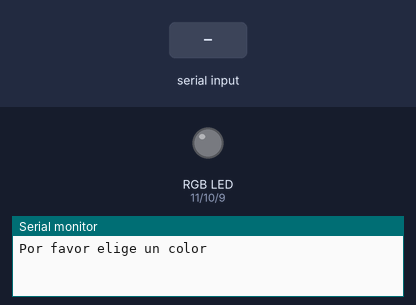
A sketch run on a simulated Arduino Uno, built with avr-gcc and run on an emulated ATmega328P. On the bench: an RGB LED mixed from three pins (HIGH = lit), the last lines printed to the serial monitor. The inputs (shaded band) are chosen by the test bench.

Above: at 1.2 s.
1.3 s: "red" received over Serial
At 2.6 s:
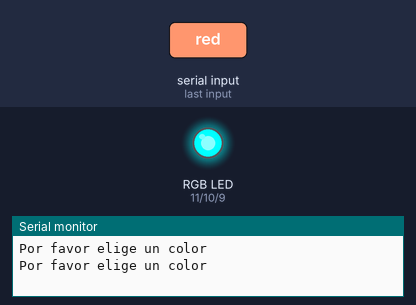
3.8 s: "green" received over Serial
At 5.8 s:
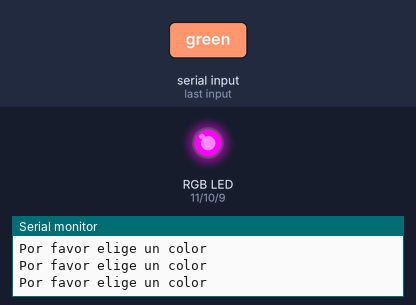
6.3 s: "blue" received over Serial
At 7.7 s:
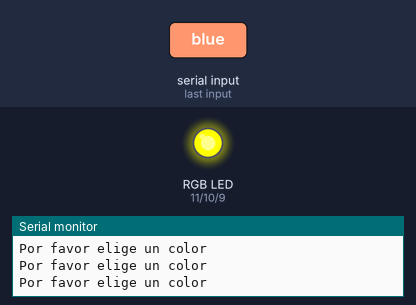
8.8 s: "turquesa" received over Serial
At 10.9 s:
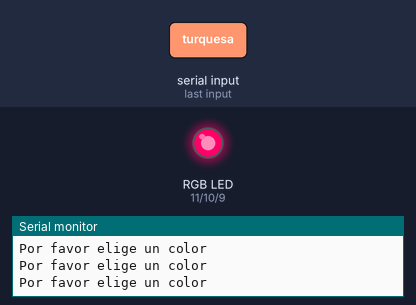
11.3 s: "red" received over Serial
At 12.6 s:
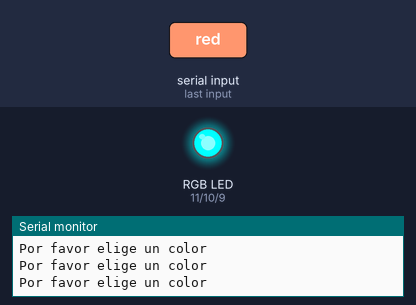
13.8 s: "green" received over Serial
At 15.8 s:
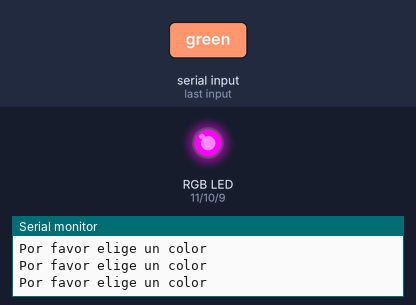
Timing chart, 0 to 17.3 s (numbered marks = the images above; inputs shaded):
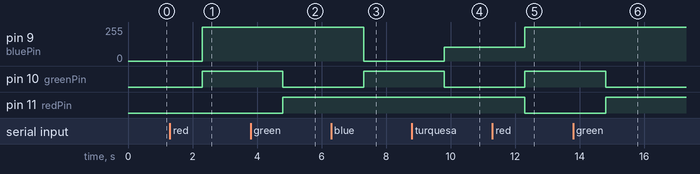

Measured:
- after the input at 1.3 s, pin 9 (bluePin): 0/255 → 255/255 after 1.0 s; pin 10 (greenPin): LOW → HIGH after 1.0 s
- after the input at 3.8 s, pin 10 (greenPin): HIGH → LOW after 1.0 s; pin 11 (redPin): LOW → HIGH after 1.0 s
- after the input at 6.3 s, pin 9 (bluePin): 255/255 → 0/255 after 1.0 s; pin 10 (greenPin): LOW → HIGH after 1.0 s
- after the input at 8.8 s, pin 9 (bluePin): 0/255 → 105/255 after 1.0 s; pin 10 (greenPin): HIGH → LOW after 1.0 s
- after the input at 11.3 s, pin 9 (bluePin): 105/255 → 255/255 after 1.0 s; pin 10 (greenPin): LOW → HIGH after 1.0 s; pin 11 (redPin): HIGH → LOW after 1.0 s
- after the input at 13.8 s, pin 10 (greenPin): HIGH → LOW after 1.0 s; pin 11 (redPin): LOW → HIGH after 1.0 s

The sketch:

led-rgb_class21.ino
```cpp
int redPin=11;
int greenPin=10;
int bluePin=9;
String color;
String msg1= "Por favor elige un color";
void setup() {
  Serial.begin(9600);
  pinMode(redPin,OUTPUT);
  pinMode(greenPin,OUTPUT);
  pinMode(bluePin,OUTPUT);

}

void loop() {
  Serial.println();
  Serial.println(msg1);
  while(Serial.available()==0){ //esperamos hasta que el usuario escriba algo

  }
  color=Serial.readString();
  if(color=="red"){
    digitalWrite(redPin,LOW);
    digitalWrite(greenPin,HIGH);
    digitalWrite(bluePin,HIGH);
  }
    if(color=="green"){
    digitalWrite(redPin,HIGH);
    digitalWrite(greenPin,LOW);
    digitalWrite(bluePin,HIGH);
  }
  if(color=="blue"){
    digitalWrite(redPin,HIGH);
    digitalWrite(greenPin,HIGH);
    digitalWrite(bluePin,LOW);
  }
    if(color=="turquesa"){
    analogWrite(redPin,255);
    analogWrite(greenPin,0);
    analogWrite(bluePin,105);
  }

}
```
